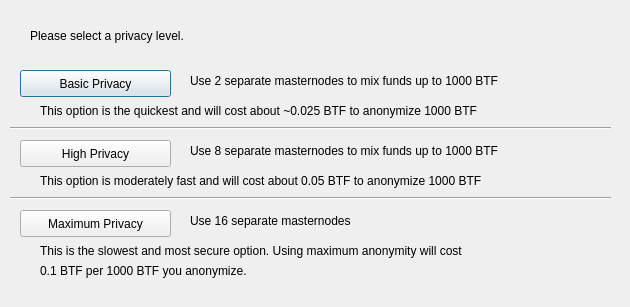
<?xml version="1.0" encoding="UTF-8"?>
<ui version="4.0">
 <class>DarksendConfig</class>
 <widget class="QDialog" name="DarksendConfig">
  <property name="geometry">
   <rect>
    <x>0</x>
    <y>0</y>
    <width>630</width>
    <height>307</height>
   </rect>
  </property>
  <property name="windowTitle">
   <string>Configure PrivateSend</string>
  </property>
  <widget class="QPushButton" name="buttonBasic">
   <property name="geometry">
    <rect>
     <x>20</x>
     <y>70</y>
     <width>151</width>
     <height>27</height>
    </rect>
   </property>
   <property name="text">
    <string>Basic Privacy</string>
   </property>
  </widget>
  <widget class="QPushButton" name="buttonHigh">
   <property name="geometry">
    <rect>
     <x>20</x>
     <y>140</y>
     <width>151</width>
     <height>27</height>
    </rect>
   </property>
   <property name="text">
    <string>High Privacy</string>
   </property>
  </widget>
  <widget class="QPushButton" name="buttonMax">
   <property name="geometry">
    <rect>
     <x>20</x>
     <y>210</y>
     <width>151</width>
     <height>27</height>
    </rect>
   </property>
   <property name="text">
    <string>Maximum Privacy</string>
   </property>
  </widget>
  <widget class="QLabel" name="label">
   <property name="geometry">
    <rect>
     <x>30</x>
     <y>20</y>
     <width>571</width>
     <height>31</height>
    </rect>
   </property>
   <property name="text">
    <string>Please select a privacy level.</string>
   </property>
  </widget>
  <widget class="QLabel" name="label_2">
   <property name="geometry">
    <rect>
     <x>190</x>
     <y>70</y>
     <width>421</width>
     <height>21</height>
    </rect>
   </property>
   <property name="text">
    <string>Use 2 separate masternodes to mix funds up to 1000 BTF</string>
   </property>
  </widget>
  <widget class="QLabel" name="label_3">
   <property name="geometry">
    <rect>
     <x>190</x>
     <y>140</y>
     <width>411</width>
     <height>21</height>
    </rect>
   </property>
   <property name="text">
    <string>Use 8 separate masternodes to mix funds up to 1000 BTF</string>
   </property>
  </widget>
  <widget class="QLabel" name="label_4">
   <property name="geometry">
    <rect>
     <x>190</x>
     <y>210</y>
     <width>421</width>
     <height>21</height>
    </rect>
   </property>
   <property name="text">
    <string>Use 16 separate masternodes</string>
   </property>
  </widget>
  <widget class="QLabel" name="label_6">
   <property name="geometry">
    <rect>
     <x>40</x>
     <y>100</y>
     <width>561</width>
     <height>21</height>
    </rect>
   </property>
   <property name="text">
    <string>This option is the quickest and will cost about ~0.025 BTF to anonymize 1000 BTF</string>
   </property>
  </widget>
  <widget class="QLabel" name="label_7">
   <property name="geometry">
    <rect>
     <x>40</x>
     <y>170</y>
     <width>561</width>
     <height>21</height>
    </rect>
   </property>
   <property name="text">
    <string>This option is moderately fast and will cost about 0.05 BTF to anonymize 1000 BTF</string>
   </property>
  </widget>
  <widget class="QLabel" name="label_8">
   <property name="geometry">
    <rect>
     <x>40</x>
     <y>240</y>
     <width>561</width>
     <height>21</height>
    </rect>
   </property>
   <property name="text">
    <string>This is the slowest and most secure option. Using maximum anonymity will cost</string>
   </property>
  </widget>
  <widget class="QLabel" name="label_9">
   <property name="geometry">
    <rect>
     <x>40</x>
     <y>260</y>
     <width>561</width>
     <height>21</height>
    </rect>
   </property>
   <property name="text">
    <string>0.1 BTF per 1000 BTF you anonymize.</string>
   </property>
  </widget>
  <widget class="Line" name="line">
   <property name="geometry">
    <rect>
     <x>10</x>
     <y>120</y>
     <width>601</width>
     <height>16</height>
    </rect>
   </property>
   <property name="orientation">
    <enum>Qt::Horizontal</enum>
   </property>
  </widget>
  <widget class="Line" name="line_2">
   <property name="geometry">
    <rect>
     <x>10</x>
     <y>190</y>
     <width>601</width>
     <height>16</height>
    </rect>
   </property>
   <property name="orientation">
    <enum>Qt::Horizontal</enum>
   </property>
  </widget>
 </widget>
 <resources/>
 <connections/>
</ui>
